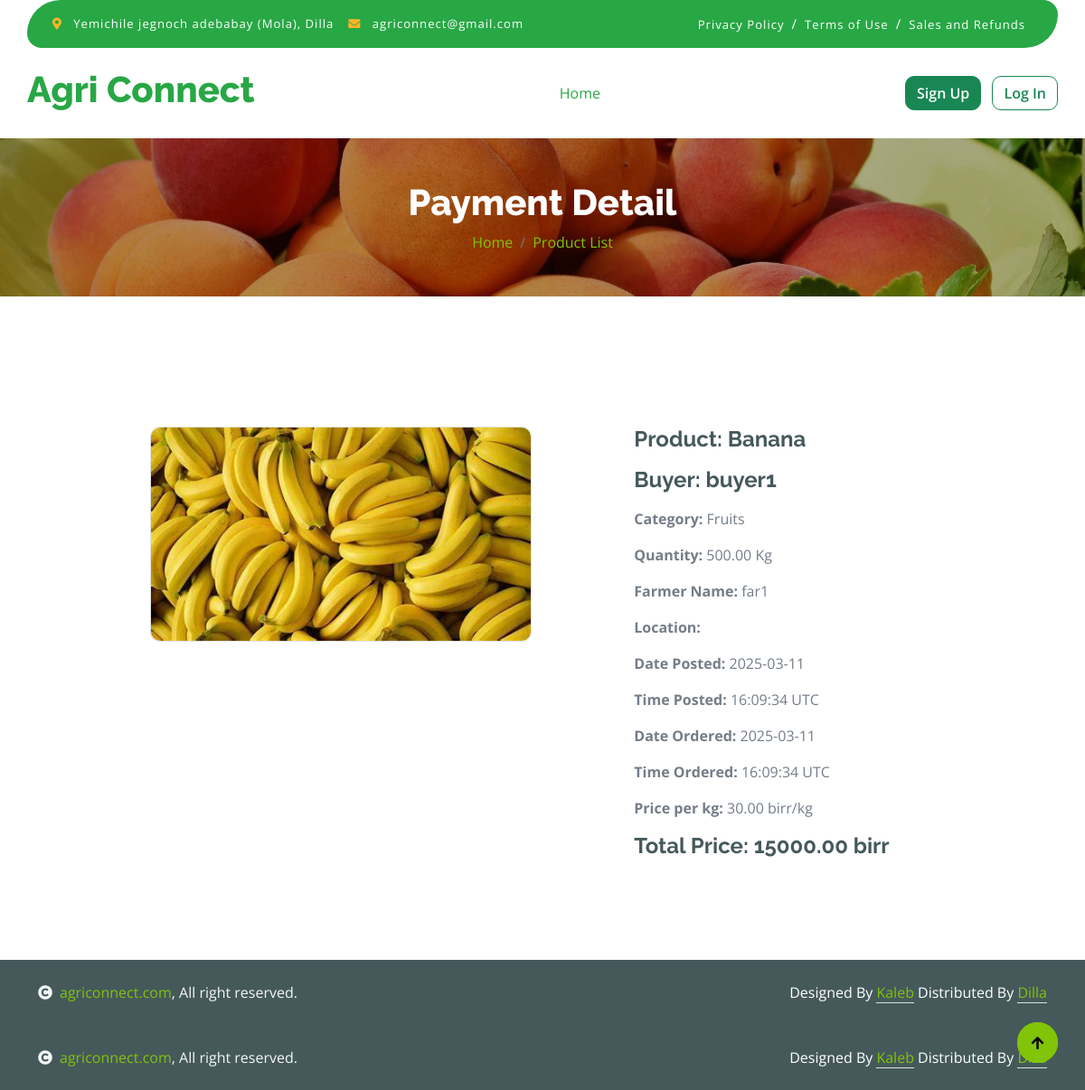
The page /cart/payment_detail/4/ on the database its author committed.
### app/models.py (models this page shows, shortened)
class Cart(models.Model):
    product_id = models.CharField(max_length=15, unique=True, editable=False)
    order_name = models.CharField(max_length=200)
    order_quantity = models.DecimalField(max_digits=10, decimal_places=2, default=0.00)
    order_price = models.DecimalField(max_digits=10, decimal_places=2, default=0.00)
    order_image = models.ImageField(upload_to='products/', null=True, blank=True)
    order_category =models.CharField(max_length=20)
    total_price = models.DecimalField(max_digits=10, decimal_places=2, default=0.00)
    created_at = models.DateTimeField()
    ordered_at = models.DateTimeField()
    farmer = models.ForeignKey(
        settings.AUTH_USER_MODEL,
        related_name='farmer_order',
        on_delete=models.SET_NULL,
        null=True,
        blank=True,
        limit_choices_to={'role': 'farmer'}
    )
    buyer = models.ForeignKey(
        settings.AUTH_USER_MODEL,
        related_name='buyer_order',
        on_delete=models.SET_NULL,
        null=True,
        blank=True,
        limit_choices_to={'role': 'buyer'}
    )

class CustomUser(AbstractUser):
    STATUS = (
        ('farmer', 'Farmer'),
        ('buyer', 'Buyer'),
    )
    REGIONS = (
        ('Addis Ababa', 'Addis Ababa'),
        ('Afar', 'Afar'),
        ('Amhara', 'Amhara'),
        ('Benishangul-Gumuz', 'Benishangul-Gumuz'),
        ('Dire Dawa', 'Dire Dawa'),
        ('Gambela', 'Gambela'),
        ('Harari', 'Harari'),
        ('Oromia', 'Oromia'),
        ('Sidama', 'Sidama'),
        ('SNNP', 'SNNP'),
        ('Somali', 'Somali'),
        ('Tigray', 'Tigray'),
    )
    email = models.EmailField(unique=True)
    role = models.CharField("Role", max_length=100, choices=STATUS, default='none', blank=True)
    first_name = models.CharField(max_length=100)
    last_name = models.CharField(max_length=100)
    region = models.CharField(max_length=100, choices=REGIONS)
    zone = models.CharField(max_length=100)
    phone = models.CharField(max_length=20)
    is_activated = models.BooleanField(default=False)
    is_agreed = models.BooleanField(default=True)

### app/views.py (the view)
# urls.py: path('cart/payment_detail/<int:item_id>/', views.payment_detail, name='payment_detail'),
def payment_detail(request, item_id):
    item = get_object_or_404(Cart, id=item_id)
    trx_ref = f"Order-{uuid.uuid4().hex[:10]}-{item_id}"
    context = {
        'item': item,
        'trx': trx_ref
    }
    return render(request, 'buyer/payment_detail.html', context)

### app/templates/buyer/payment_detail.html (shortened to what this page needs)
{% extends 'include/navbar.html' %}
{% block content %}
{% load static %}
<div class="container-fluid page-header py-5">
    <h1 class="text-center text-white display-6">Payment Detail</h1>
    <ol class="breadcrumb justify-content-center mb-0">
        <li class="breadcrumb-item"><a href="{% url 'product_list' %}">Home</a></li>
        <li class="breadcrumb-item"><a href="{% url 'product_list' %}#product_list">Product List</a></li>
    </ol>
</div>
<div class="container-fluid py-5 mt-5" id="product_detail">
    <div class="container py-5">
        {% if item %}
        <div class="row" style="margin: 0 10%;">
            <div class="col-lg-6">
                <div class="border rounded">
                    {% if item.order_image %}
                    <img src="{{ item.order_image.url }}" class="img-fluid rounded" alt="{{ item.order_name }}">
                    {% else %}
                    <img src="{% static 'img/best-product-1.jpg' %}" class="img-fluid rounded" alt="Default Image">
                    {% endif %}
                </div>
            </div>
            <div class="col-lg-6" style="width: fit-content; margin-left: 10%;">
                <h4 class="fw-bold mb-3">Product: {{ item.order_name }}</h4>
                <h4 class="fw-bold mb-3">Buyer: {{ item.buyer.first_name }}</h4>
                <p class="mb-3"><b>Category:</b> {{ item.order_category }}</p>
                <p class="mb-3"><b>Quantity:</b> {{ item.order_quantity }} Kg</p>
                <p class="mb-3"><b>Farmer Name:</b> {{ item.farmer.first_name }}</p>
                <p class="mb-3"><b>Location:</b> {{ item.farmer.location }}</p>
                <p class="mb-3"><b>Date Posted:</b> {{ item.created_at|date:"Y-m-d" }}</p>
                <p class="mb-3"><b>Time Posted:</b> {{ item.created_at|date:"H:i:s T" }}</p>
                <p class="mb-3"><b>Date Ordered:</b> {{ item.ordered_at|date:"Y-m-d" }}</p>
                <p class="mb-3"><b>Time Ordered:</b> {{ item.ordered_at|date:"H:i:s T" }}</p>
                <p class="mb-3"><b>Price per kg:</b> {{ item.order_price }} birr/kg</p>
                <h4 class="fw-bold mb-3">Total Price: {{ item.total_price }} birr</h4>
            </div>
        </div>
        {% else %}
        <div id="product_detail" class="col-lg-12 mt-5">
            <p>Please select a product to view its details.</p>
        </div>
        {% endif %}
    </div>
</div>
{% include 'include/copyright.html' %}
<a href="#" class="btn btn-primary border-3 border-primary rounded-circle back-to-top"></a>
{% include 'include/copyright.html' %}
<a href="#" class="btn btn-primary border-3 border-primary rounded-circle back-to-top"><i class="fa fa-arrow-up"></i></a>
{% endblock %}

### static/css/style.css (style rules this page uses)
.back-to-top { position: fixed; right: 30px; bottom: 30px; display: flex; width: 45px; height: 45px; align-items: center; justify-content: center; transition: 0.5s; z-index: 99; }
.btn { font-weight: 600; transition: .5s; }
.page-header { position: relative; background: linear-gradient(rgba(0, 0, 0, 0.3), rgba(0, 0, 0, 0.3)), url(../img/cart-page-header-img.jpg); background-position: center center; background-repeat: no-repeat; background-size: cover; }
@media (min-width: 992px) { .hero-header, .page-header { margin-top: 152px !important; } }

### rows shown on the page
Cart: order_image (picture), order_name "Banana", buyer.first_name "buyer1", order_category "Fruits", order_quantity "500.00", farmer.first_name "far1", created_at "2025-03-11", created_at "16:09:34 UTC", ordered_at "2025-03-11", ordered_at "16:09:34 UTC", order_price "30.00", total_price "15000.00"
